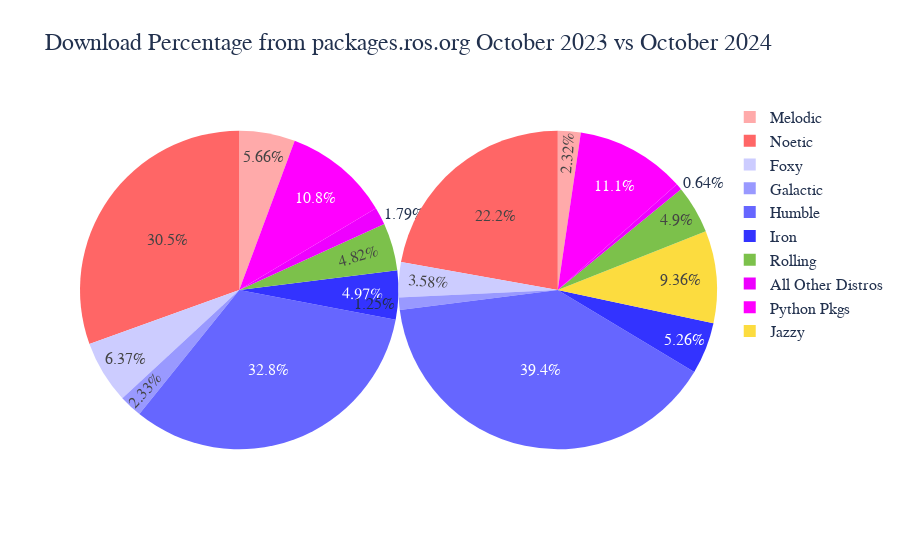

Notebook code for this chart:
### Code cell
# Generate side by side plots of distros
temp = distro_df[distro_df[this_year]>=1].copy()
new_names = [a[0].upper()+a[1:] for a in temp["name"]]
print(new_names)
temp["name"] = pd.Series(data=new_names,copy=False,index=temp["name"].index)

new_row = pd.DataFrame(data=[{"name":"All Other Distros","2024":all_other_this,"2023":all_other_last},
                             {"name":"Python Pkgs","2024":everything_else_this,"2023":everything_else_last}])
temp = pd.concat([temp, new_row], ignore_index=True)
print(temp["name"])
print(temp)
print(temp[last_year].sum())
print(temp[this_year].sum())

title ={
    'text': "Plot Title",
    'y':0.9,
    'x':0.5,
    'xanchor': 'center',
    'yanchor': 'bottom'}

trace1 = go.Pie(values= temp[last_year], labels = temp["name"],domain=dict(x=[0, 0.5]),title="",sort= False)
trace2 = go.Pie(values= temp[this_year], labels = temp["name"],domain=dict(x=[0.5,1.0]),title="", sort=False)
layout = go.Layout(title="Download Percentage from packages.ros.org October 2023 vs October 2024")
data = [trace1,trace2]
fig = go.Figure(data=data, layout=layout)


fig.update_layout(
    font_family="Arial",
    font_color="#22314E",
    font_size=16,
    title_font_size = 24,
    title_font_family="Arial",
    title_font_color="#22314E"
)

fig.update_traces(marker=dict(colors=['#FFAAAA','#FF6666','#CCCCFF','#9999FF',
                                      '#6666FF','#3333FF','#fcdc3f',"#7cc14b","#EE00FF","#FF00FF"]))

fig.show()

### Figure 1 — Plotly figure (JSON) as saved in the notebook; plotly's stock layout.template omitted (floating-point values rounded to 4 significant figures)
{"data": [{"domain": {"x": [0, 0.5]}, "labels": ["Melodic", "Noetic", "Foxy", "Galactic", "Humble", "Iron", "Jazzy", "Rolling", "All Other Distros", "Python Pkgs"], "marker": {"colors": ["#FFAAAA", "#FF6666", "#CCCCFF", "#9999FF", "#6666FF", "#3333FF", "#fcdc3f", "#7cc14b", "#EE00FF", "#FF00FF"]}, "sort": false, "title": {"text": ""}, "type": "pie", "values": [5.66, 30.51, 6.37, 2.33, 32.79, 4.97, null, 4.82, 1.79, 10.76]}, {"domain": {"x": [0.5, 1]}, "labels": ["Melodic", "Noetic", "Foxy", "Galactic", "Humble", "Iron", "Jazzy", "Rolling", "All Other Distros", "Python Pkgs"], "marker": {"colors": ["#FFAAAA", "#FF6666", "#CCCCFF", "#9999FF", "#6666FF", "#3333FF", "#fcdc3f", "#7cc14b", "#EE00FF", "#FF00FF"]}, "sort": false, "title": {"text": ""}, "type": "pie", "values": [2.32, 22.18, 3.58, 1.25, 39.38, 5.26, 9.36, 4.9, 0.64, 11.13]}], "layout": {"font": {"color": "#22314E", "family": "Arial", "size": 16}, "title": {"font": {"color": "#22314E", "family": "Arial", "size": 24}, "text": "Download Percentage from packages.ros.org October 2023 vs October 2024"}}}
